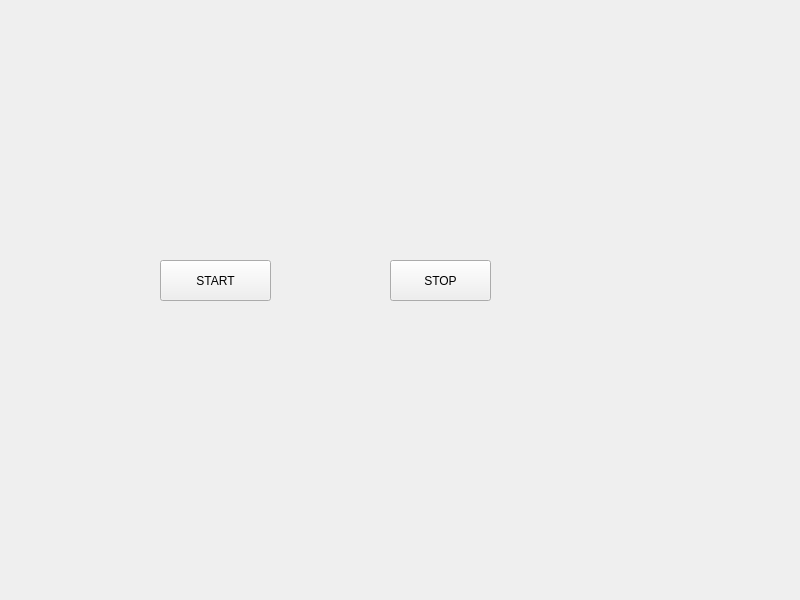
<?xml version="1.0" encoding="UTF-8"?>
<ui version="4.0">
 <class>MyWidget</class>
 <widget class="QWidget" name="MyWidget">
  <property name="geometry">
   <rect>
    <x>0</x>
    <y>0</y>
    <width>800</width>
    <height>600</height>
   </rect>
  </property>
  <property name="windowTitle">
   <string>MyWidget</string>
  </property>
  <widget class="QPushButton" name="btnStart">
   <property name="geometry">
    <rect>
     <x>160</x>
     <y>260</y>
     <width>111</width>
     <height>41</height>
    </rect>
   </property>
   <property name="text">
    <string>START</string>
   </property>
  </widget>
  <widget class="QPushButton" name="btnStop">
   <property name="geometry">
    <rect>
     <x>390</x>
     <y>260</y>
     <width>101</width>
     <height>41</height>
    </rect>
   </property>
   <property name="text">
    <string>STOP</string>
   </property>
  </widget>
 </widget>
 <resources/>
 <connections/>
</ui>
